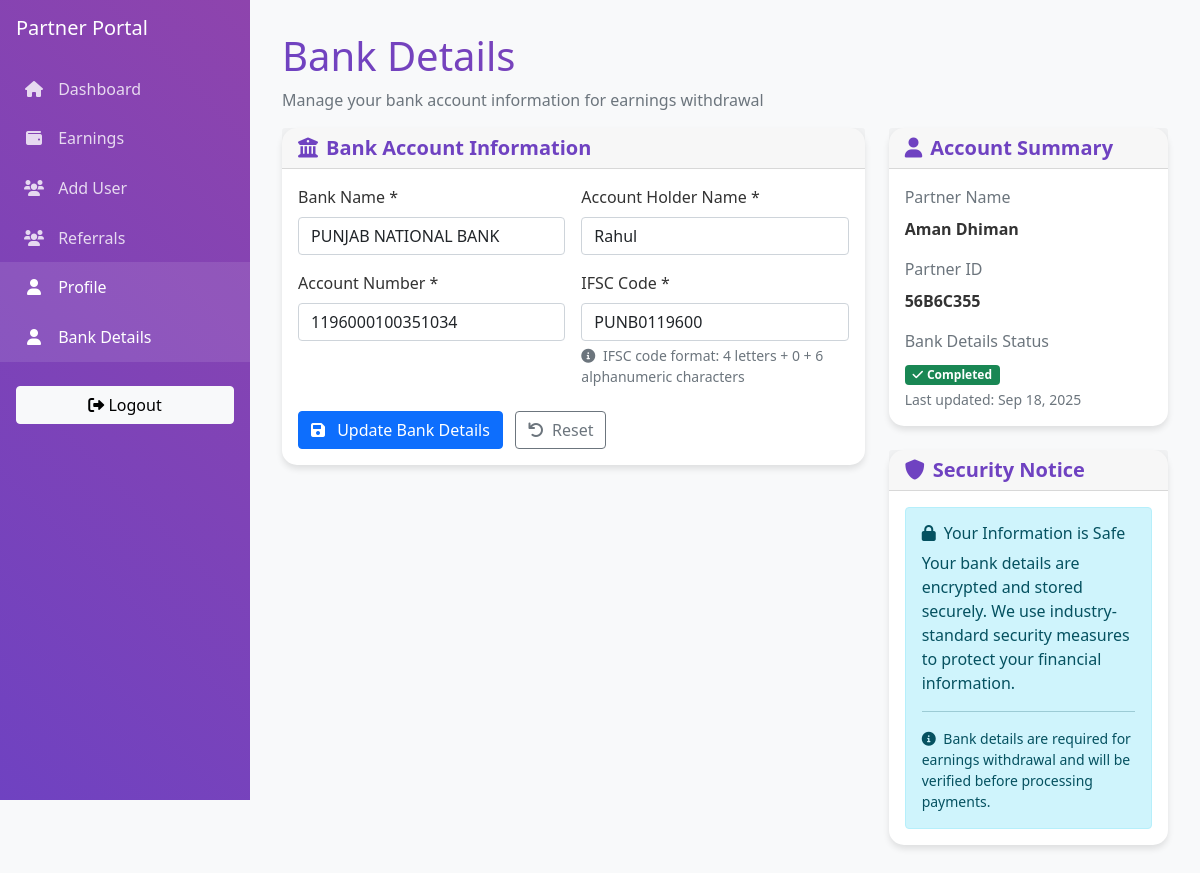
The app's page /partner/profile/bank-details.php (signed in) with its own data.
### tables this page shows
CREATE TABLE IF NOT EXISTS `partner_bank_details` (
  `id` int NOT NULL AUTO_INCREMENT,
  `partner_id` int NOT NULL,
  `bank_name` varchar(255) NOT NULL,
  `account_number` varchar(50) NOT NULL,
  `ifsc_code` varchar(20) NOT NULL,
  `account_holder_name` varchar(255) NOT NULL,
  `created_at` timestamp NULL DEFAULT CURRENT_TIMESTAMP,
  `updated_at` timestamp NULL DEFAULT CURRENT_TIMESTAMP ON UPDATE CURRENT_TIMESTAMP,
  PRIMARY KEY (`id`),
  UNIQUE KEY `unique_partner_bank` (`partner_id`)
);

CREATE TABLE IF NOT EXISTS `partners` (
  `id` int NOT NULL AUTO_INCREMENT,
  `partner_id` varchar(8) NOT NULL,
  `name` varchar(255) NOT NULL,
  `email` varchar(191) NOT NULL,
  `phone` varchar(20) NOT NULL,
  `gender` enum('Male','Female','Other') NOT NULL,
  `image` varchar(255) DEFAULT NULL,
  `state` varchar(255) NOT NULL,
  `district` varchar(255) NOT NULL,
  `pincode` varchar(6) NOT NULL,
  `full_address` text NOT NULL,
  `password` varchar(255) NOT NULL,
  `referral_code` varchar(255) DEFAULT NULL,
  `status` enum('pending','approved','rejected') DEFAULT 'pending',
  `created_at` timestamp NULL DEFAULT CURRENT_TIMESTAMP,
  `updated_at` timestamp NULL DEFAULT CURRENT_TIMESTAMP ON UPDATE CURRENT_TIMESTAMP,
  `earning` decimal(10,2) DEFAULT '0.00',
  `total_earnings` decimal(10,2) DEFAULT '0.00',
  `referred_by_senior_partner` int DEFAULT NULL,
  PRIMARY KEY (`id`),
  UNIQUE KEY `partner_id` (`partner_id`),
  UNIQUE KEY `email` (`email`),
  UNIQUE KEY `phone` (`phone`),
  KEY `referred_by_senior_partner` (`referred_by_senior_partner`)
);

### partner/profile/bank-details.php (the view, shortened to what this page needs)
<?php
$db = new Database();
$conn = $db->getConnection();
$partner_id = $_SESSION['partner_id'];
try {
    $create_table_sql = "
        CREATE TABLE IF NOT EXISTS partner_bank_details (
            id INT AUTO_INCREMENT PRIMARY KEY,
            partner_id INT NOT NULL,
            bank_name VARCHAR(255) NOT NULL,
            account_number VARCHAR(50) NOT NULL,
            ifsc_code VARCHAR(20) NOT NULL,
            account_holder_name VARCHAR(255) NOT NULL,
            created_at TIMESTAMP DEFAULT CURRENT_TIMESTAMP,
            updated_at TIMESTAMP DEFAULT CURRENT_TIMESTAMP ON UPDATE CURRENT_TIMESTAMP,
            FOREIGN KEY (partner_id) REFERENCES partners(id) ON DELETE CASCADE,
            UNIQUE KEY unique_partner_bank (partner_id)
        )
    ";
    $conn->exec($create_table_sql);
} catch (PDOException $e) {
    $error_message = 'Error creating bank details table: ' . $e->getMessage();
}
$bank_details = null;
try {
    $stmt = $conn->prepare("SELECT * FROM partner_bank_details WHERE partner_id = ?");
    $stmt->execute([$partner_id]);
    $bank_details = $stmt->fetch(PDO::FETCH_ASSOC);
} catch (PDOException $e) {
    $error_message = 'Error loading bank details.';
}
try {
    $stmt = $conn->prepare("SELECT name, partner_id FROM partners WHERE id = ?");
    $stmt->execute([$partner_id]);
    $partner = $stmt->fetch(PDO::FETCH_ASSOC);
} catch (PDOException $e) {
    $partner = ['name' => 'Partner', 'partner_id' => 'N/A'];
}
?>
<!DOCTYPE html>
<html lang="en">
<head>
    <link href="https://cdn.jsdelivr.net/npm/bootstrap@5.1.3/dist/css/bootstrap.min.css" rel="stylesheet">
    <link href="https://cdnjs.cloudflare.com/ajax/libs/font-awesome/6.0.0/css/all.min.css" rel="stylesheet">
    <link href="../assets/css/partner-style.css" rel="stylesheet">
</head>
<body>
    <?php include '../sidebar.php'; ?>
    <div class="main-content">
        <div class="content-header">
            <h1 class="text-gradient">Bank Details</h1>
            <p class="text-muted">Manage your bank account information for earnings withdrawal</p>
        </div>
        <div class="row g-4">
            <div class="col-lg-8">
                <div class="card">
                    <div class="card-header">
                        <h5 class="card-title mb-0">
                            <i class="fas fa-university me-2"></i>Bank Account Information
                        </h5>
                    </div>
                    <div class="card-body">
                        <form method="POST" id="bankDetailsForm">
                            <div class="row g-3">
                                <div class="col-md-6">
                                    <label for="bank_name" class="form-label">Bank Name *</label>
                                    <input type="text" class="form-control" id="bank_name" name="bank_name"
                                           value="<?php echo htmlspecialchars($bank_details['bank_name'] ?? ''); ?>"
                                           placeholder="e.g., State Bank of India" required>
                                </div>
                                <div class="col-md-6">
                                    <label for="account_holder_name" class="form-label">Account Holder Name *</label>
                                    <input type="text" class="form-control" id="account_holder_name" name="account_holder_name"
                                           value="<?php echo htmlspecialchars($bank_details['account_holder_name'] ?? ''); ?>"
                                           placeholder="Full name as per bank records" required>
                                </div>
                                <div class="col-md-6">
                                    <label for="account_number" class="form-label">Account Number *</label>
                                    <input type="text" class="form-control" id="account_number" name="account_number"
                                           value="<?php echo htmlspecialchars($bank_details['account_number'] ?? ''); ?>"
                                           placeholder="Enter your bank account number"
                                           pattern="[0-9]{9,18}" title="Account number must be 9-18 digits" required>
                                </div>
                                <div class="col-md-6">
                                    <label for="ifsc_code" class="form-label">IFSC Code *</label>
                                    <input type="text" class="form-control text-uppercase" id="ifsc_code" name="ifsc_code"
                                           value="<?php echo htmlspecialchars($bank_details['ifsc_code'] ?? ''); ?>"
                                           placeholder="e.g., SBIN0001234"
                                           pattern="[A-Z]{4}0[A-Z0-9]{6}" title="Enter valid IFSC code"
                                           maxlength="11" required>
                                    <div class="form-text">
                                        <i class="fas fa-info-circle me-1"></i>
                                        IFSC code format: 4 letters + 0 + 6 alphanumeric characters
                                    </div>
                                </div>
                            </div>
                            <div class="mt-4">
                                <button type="submit" class="btn btn-primary">
                                    <i class="fas fa-save me-2"></i>
                                    <?php echo $bank_details ? 'Update Bank Details' : 'Save Bank Details'; ?>
                                </button>
                                <?php if ($bank_details): ?>
                                    <button type="button" class="btn btn-outline-secondary ms-2" onclick="resetForm()">
                                        <i class="fas fa-undo me-2"></i>Reset
                                    </button>
                                <?php endif; ?>
                            </div>
                        </form>
                    </div>
                </div>
            </div>
            <div class="col-lg-4">
                <div class="card mb-4">
                    <div class="card-header">
                        <h5 class="card-title mb-0">
                            <i class="fas fa-user me-2"></i>Account Summary
                        </h5>
                    </div>
                    <div class="card-body">
                        <div class="mb-3">
                            <label class="form-label text-muted">Partner Name</label>
                            <div class="fw-bold"><?php echo htmlspecialchars($partner['name']); ?></div>
                        </div>
                        <div class="mb-3">
                            <label class="form-label text-muted">Partner ID</label>
                            <div class="fw-bold"><?php echo htmlspecialchars($partner['partner_id']); ?></div>
                        </div>
                        <div class="mb-0">
                            <label class="form-label text-muted">Bank Details Status</label>
                            <div>
                                <?php if ($bank_details): ?>
                                    <span class="badge bg-success">
                                        <i class="fas fa-check me-1"></i>Completed
                                    </span>
                                    <div class="small text-muted mt-1">
                                        Last updated: <?php echo date('M d, Y', strtotime($bank_details['updated_at'])); ?>
                                    </div>
                                <?php endif; ?>
                            </div>
                        </div>
                    </div>
                </div>
                <div class="card">
                    <div class="card-header">
                        <h5 class="card-title mb-0">
                            <i class="fas fa-shield-alt me-2"></i>Security Notice
                        </h5>
                    </div>
                    <div class="card-body">
                        <div class="alert alert-info mb-0">
                            <h6 class="alert-heading">
                                <i class="fas fa-lock me-2"></i>Your Information is Safe
                            </h6>
                            <p class="mb-2">Your bank details are encrypted and stored securely. We use industry-standard security measures to protect your financial information.</p>
                            <hr>
                            <p class="mb-0 small">
                                <i class="fas fa-info-circle me-1"></i>
                                Bank details are required for earnings withdrawal and will be verified before processing payments.
                            </p>
                        </div>
                    </div>
                </div>
            </div>
        </div>
    </div>
</body>
</html>

### partner/assets/css/partner-style.css (style rules this page uses)
:root { --primary-color: #6f42c1; --secondary-color: #8e44ad; --text-color: #333; --sidebar-width: 250px; --header-height: 60px; }
body { font-family: 'Segoe UI', Tahoma, Geneva, Verdana, sans-serif; background-color: #f8f9fa; color: var(--text-color); }
.main-content { margin-left: var(--sidebar-width); padding: 2rem; min-height: 100vh; transition: margin-left 0.3s ease; }
.card { border: none; border-radius: 15px; box-shadow: 0 4px 6px rgba(0, 0, 0, 0.1); }
.card-title { color: var(--primary-color); font-weight: 600; margin-bottom: 1.5rem; }
.content-header { animation: fadeIn 0.5s ease; }
.text-gradient { background: linear-gradient(45deg, var(--primary-color), var(--secondary-color)); -webkit-background-clip: text; -webkit-text-fill-color: transparent; }

### records on screen
partner_bank_details: bank_name "PUNJAB NATIONAL BANK", account_holder_name "Rahul", account_number "1196000100351034", ifsc_code "PUNB0119600", updated_at "Sep 18, 2025"
partners: name "Aman Dhiman", partner "56B6C355"
